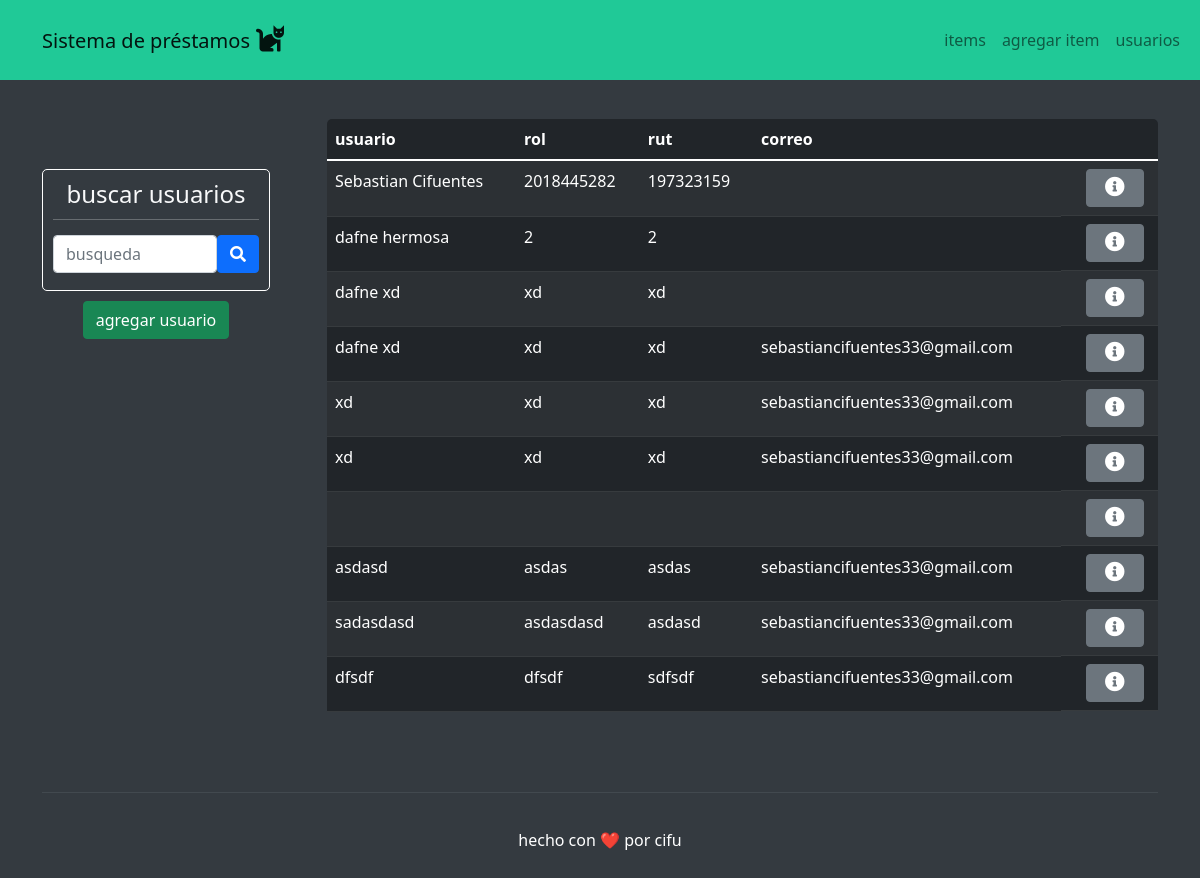
The page /usuarios on the database its author committed.
### items/models.py (models this page shows, shortened)
class usuario(models.Model):
    nombre = models.CharField(max_length=150)
    rol = models.CharField(max_length=15, blank=True)
    rut = models.CharField(max_length=15, blank=True)
    correo = models.CharField(max_length=150, blank=True)

### items/views.py (the view)
# urls.py: path('usuarios', views.usuarios, name='usuarios'),
def usuarios(request):
    usuarios = usuario.objects.all()
    return(render(request, 'usuarios.html', {'usuarios':usuarios}))

### items/templates/usuarios.html
{% extends 'base.html' %}
{% block content %}
<div class="container" style="padding-top: 39px;">
    <div class="row">
        <div class="col-auto col-md-3" style="margin-top: 50px;padding-right: 45px;">
            <div>
                <form style="border-radius: 5px;padding-top: 10px;padding-right: 10px;padding-bottom: 10px;padding-left: 10px;border: 1px solid var(--bs-body-bg) ;border-top-style: solid;">
                    <h1 class="fs-4 text-center" style="color: var(--bs-gray-100);">buscar usuarios</h1>
                    <hr style="background: var(--bs-body-bg);border-width: 1px;border-color: var(--bs-body-bg);color: var(--bs-body-bg);margin-top: 10px;margin-bottom: 10px;">
                    <div class="d-flex d-md-flex d-lg-flex justify-content-end justify-content-md-end align-items-md-center justify-content-lg-end" style="margin-top: 15px;padding-bottom: 7px;"><input class="form-control" type="text" placeholder="busqueda"><button class="btn btn-primary" type="button"><i class="fas fa-search"></i></button></div>
                </form>
            </div>
            <div class="d-lg-flex justify-content-lg-center" style="margin-top: 10px;margin-bottom: 11px;"><a class="btn btn-success" role="button" href="{% url 'agregar_usuario' %}">agregar usuario</a></div>
        </div>
        <div class="col-md-9">
            <div class="table-responsive" style="border-radius: 5px;border: 1px none var(--bs-body-bg);">
                <table class="table table-striped table-dark">
                    <thead>
                        <tr>
                            <th>usuario</th>
                            <th>rol</th>
                            <th>rut</th>
                            <th>correo</th>
                            <th></th>
                        </tr>
                    </thead>
                    <tbody>
                        {% for usuario in usuarios %}
                        <tr>
                            <td>{{ usuario.nombre }}</td>
                            <td>{{ usuario.rol }}</td>
                            <td>{{ usuario.rut }}</td>
                            <td>{{ usuario.correo }}</td>
                            <td class="d-lg-flex justify-content-lg-center"><button class="btn btn-secondary" type="button" style="text-align: center;padding-left: 18px;padding-right: 18px;margin-left: 10px;"><i class="fas fa-info-circle fs-5"></i></button></td>
                        </tr>
                        {% endfor %}
                    </tbody>
                </table>
            </div>
        </div>
    </div>
</div>
{% endblock %}

### static/css/Profile-Edit-Form-1.css (style rules this page uses)
hr { height: 2px; }

### static/css/Profile-Edit-Form.css (style rules this page uses)
hr { height: 2px; }

### rows shown on the page
usuario: nombre "Sebastian Cifuentes", rol "2018445282", rut "197323159"
usuario: nombre "dafne hermosa", rol "2", rut "2"
usuario: nombre "dafne xd", rol "xd", rut "xd"
usuario: nombre "dafne xd", rol "xd", rut "xd", correo "sebastiancifuentes33@gmail.com"
usuario: nombre "xd", rol "xd", rut "xd", correo "sebastiancifuentes33@gmail.com"
usuario: nombre "xd", rol "xd", rut "xd", correo "sebastiancifuentes33@gmail.com"
usuario: nombre "asdasd", rol "asdas", rut "asdas", correo "sebastiancifuentes33@gmail.com"
usuario: nombre "sadasdasd", rol "asdasdasd", rut "asdasd", correo "sebastiancifuentes33@gmail.com"
usuario: nombre "dfsdf", rol "dfsdf", rut "sdfsdf", correo "sebastiancifuentes33@gmail.com"
